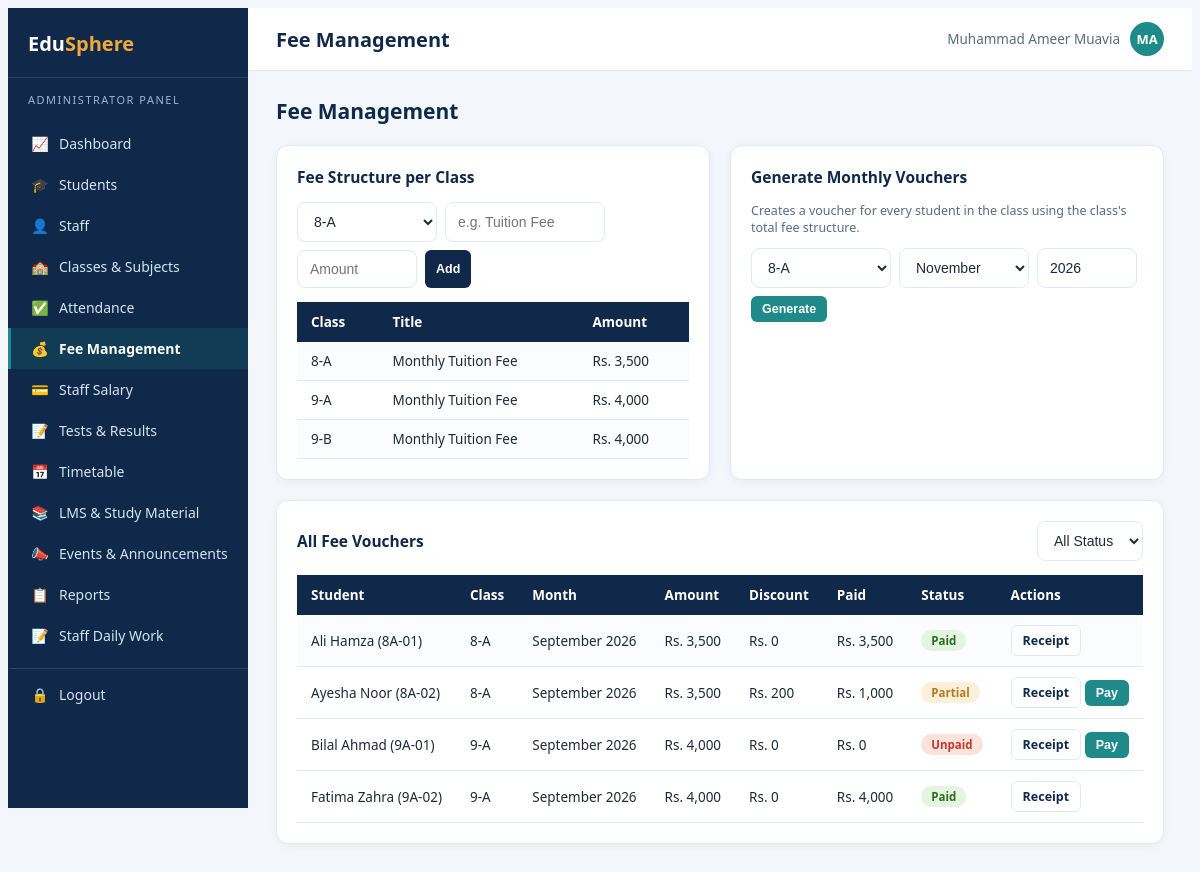
The app's page /accountant/fees.php (signed in) with its own data.
### tables this page shows
CREATE TABLE fee_structures (
    id INT PRIMARY KEY AUTO_INCREMENT,
    class_id INT NOT NULL,
    title VARCHAR(60) NOT NULL,
    amount DECIMAL(10,2) NOT NULL,
    FOREIGN KEY (class_id) REFERENCES classes(id) ON DELETE CASCADE
);

CREATE TABLE classes (
    id INT PRIMARY KEY AUTO_INCREMENT,
    name VARCHAR(30) NOT NULL,
    section VARCHAR(10) NOT NULL,
    UNIQUE KEY uq_class (name, section)
);

CREATE TABLE fee_vouchers (
    id INT PRIMARY KEY AUTO_INCREMENT,
    student_id INT NOT NULL,
    month INT NOT NULL,
    year INT NOT NULL,
    amount DECIMAL(10,2) NOT NULL,
    discount DECIMAL(10,2) DEFAULT 0,
    paid_amount DECIMAL(10,2) DEFAULT 0,
    due_date DATE,
    status ENUM('Unpaid','Partial','Paid') DEFAULT 'Unpaid',
    created_at TIMESTAMP DEFAULT CURRENT_TIMESTAMP,
    FOREIGN KEY (student_id) REFERENCES students(id) ON DELETE CASCADE
);

CREATE TABLE users (
    id INT PRIMARY KEY AUTO_INCREMENT,
    name VARCHAR(100) NOT NULL,
    email VARCHAR(100) NOT NULL UNIQUE,
    password VARCHAR(255) NOT NULL,
    role_id INT NOT NULL,
    phone VARCHAR(20),
    photo VARCHAR(255) DEFAULT NULL,
    status ENUM('active','inactive') DEFAULT 'active',
    created_at TIMESTAMP DEFAULT CURRENT_TIMESTAMP,
    FOREIGN KEY (role_id) REFERENCES roles(id)
);

CREATE TABLE students (
    id INT PRIMARY KEY AUTO_INCREMENT,
    user_id INT NOT NULL,
    class_id INT NOT NULL,
    roll_no VARCHAR(20) NOT NULL,
    dob DATE,
    gender ENUM('Male','Female','Other'),
    guardian_name VARCHAR(100),
    guardian_phone VARCHAR(20),
    parent_user_id INT DEFAULT NULL,
    address VARCHAR(255),
    admission_date DATE DEFAULT (CURRENT_DATE),
    FOREIGN KEY (user_id) REFERENCES users(id) ON DELETE CASCADE,
    FOREIGN KEY (class_id) REFERENCES classes(id),
    FOREIGN KEY (parent_user_id) REFERENCES users(id) ON DELETE SET NULL
);

### config/functions.php (called while the page is built, shortened)
<?php
function e($str) {
    return htmlspecialchars($str ?? '', ENT_QUOTES, 'UTF-8');
}
function current_role() {
    return $_SESSION['role'] ?? null;
}
function root() { return '../'; }
function fmt_money($amount) {
    return 'Rs. ' . number_format((float)$amount, 0);
}
function month_name($m) {
    return date('F', mktime(0, 0, 0, (int)$m, 1));
}

### accountant/fees.php (the view, shortened to what this page needs)
<?php
require_once '../config/db.php';
require_once '../config/functions.php';
$pageTitle = 'Fee Management';
$activeMenu = 'fees.php';
$classes = $conn->query('SELECT * FROM classes ORDER BY name, section');
$structures = $conn->query("SELECT fs.*, c.name cname, c.section FROM fee_structures fs JOIN classes c ON fs.class_id=c.id ORDER BY c.name");
$sql = "SELECT v.*, s.roll_no, u.name, c.name cname, c.section
        FROM fee_vouchers v JOIN students s ON v.student_id=s.id JOIN users u ON s.user_id=u.id JOIN classes c ON s.class_id=c.id
        WHERE 1=1";
$sql .= " ORDER BY v.year DESC, v.month DESC, c.name, s.roll_no";
$vouchers = $conn->query($sql);
include '../includes/header.php';
?>
<div class="page-head"><h2>Fee Management</h2></div>
<div class="grid-2" style="margin-bottom:20px;">
    <div class="card">
        <div class="card-title">Fee Structure per Class</div>
        <form method="post" style="display:flex;gap:8px;margin-bottom:14px;flex-wrap:wrap;">
            <select class="form-control" name="class_id" required style="max-width:140px;">
                <?php $classes->data_seek(0); while ($c = $classes->fetch_assoc()): ?>
                    <option value="<?= $c['id'] ?>"><?= e($c['name'].'-'.$c['section']) ?></option>
                <?php endwhile; ?>
            </select>
            <input class="form-control" name="title" placeholder="e.g. Tuition Fee" required style="max-width:160px;">
            <input class="form-control" type="number" step="0.01" name="amount" placeholder="Amount" required style="max-width:120px;">
            <button class="btn btn-primary btn-sm">Add</button>
        </form>
        <table class="tbl">
            <tr><th>Class</th><th>Title</th><th>Amount</th></tr>
            <?php while ($s = $structures->fetch_assoc()): ?>
                <tr><td><?= e($s['cname'].'-'.$s['section']) ?></td><td><?= e($s['title']) ?></td><td><?= fmt_money($s['amount']) ?></td></tr>
            <?php endwhile; ?>
        </table>
    </div>
    <div class="card">
        <div class="card-title">Generate Monthly Vouchers</div>
        <p class="muted" style="font-size:12.5px;margin-bottom:12px;">Creates a voucher for every student in the class using the class's total fee structure.</p>
        <form method="post" style="display:flex;gap:8px;flex-wrap:wrap;">
            <select class="form-control" name="gen_class_id" required style="max-width:140px;">
                <?php $classes->data_seek(0); while ($c = $classes->fetch_assoc()): ?>
                    <option value="<?= $c['id'] ?>"><?= e($c['name'].'-'.$c['section']) ?></option>
                <?php endwhile; ?>
            </select>
            <select class="form-control" name="gen_month" style="max-width:130px;">
                <?php for ($m=1;$m<=12;$m++): ?><option value="<?= $m ?>" <?= $m==date('n')?'selected':'' ?>><?= month_name($m) ?></option><?php endfor; ?>
            </select>
            <input class="form-control" type="number" name="gen_year" value="<?= date('Y') ?>" style="max-width:100px;">
            <button class="btn btn-teal btn-sm">Generate</button>
        </form>
    </div>
</div>
<div class="card">
    <div class="page-head" style="margin-bottom:14px;">
        <div class="card-title" style="margin:0;">All Fee Vouchers</div>
        <form method="get">
            <select class="form-control btn-sm" name="status" onchange="this.form.submit()">
                <option value="">All Status</option>
            </select>
        </form>
    </div>
    <div class="table-wrap">
    <table class="tbl">
        <tr><th>Student</th><th>Class</th><th>Month</th><th>Amount</th><th>Discount</th><th>Paid</th><th>Status</th><th>Actions</th></tr>
        <?php if ($vouchers->num_rows === 0): ?><tr><td colspan="8" class="text-center muted">No vouchers found.</td></tr>
        <?php else: while ($v = $vouchers->fetch_assoc()):
            $badge = ['Paid'=>'badge-green','Partial'=>'badge-amber','Unpaid'=>'badge-red'][$v['status']]; ?>
            <tr>
                <td><?= e($v['name']) ?> (<?= e($v['roll_no']) ?>)</td>
                <td><?= e($v['cname'].'-'.$v['section']) ?></td>
                <td><?= month_name($v['month']).' '.$v['year'] ?></td>
                <td><?= fmt_money($v['amount']) ?></td>
                <td><?= fmt_money($v['discount']) ?></td>
                <td><?= fmt_money($v['paid_amount']) ?></td>
                <td><span class="badge <?= $badge ?>"><?= e($v['status']) ?></span></td>
                <td style="white-space:nowrap;">
                    <a href="../admin/receipt.php?id=<?= $v['id'] ?>" target="_blank" class="btn btn-outline btn-sm">Receipt</a>
                    <?php if ($v['status'] !== 'Paid'): ?>
                        <button class="btn btn-teal btn-sm" onclick="document.getElementById('pay<?= $v['id'] ?>').style.display='inline-flex'">Pay</button>
                    <?php endif; ?>
                </td>
            </tr>
            <?php if ($v['status'] !== 'Paid'): ?>
            <tr id="pay<?= $v['id'] ?>" style="display:none;">
                <td colspan="8">
                    <form method="post" style="display:flex;gap:8px;align-items:center;">
                        <?= csrf_field() ?><input type="hidden" name="form" value="payment"><input type="hidden" name="voucher_id" value="<?= $v['id'] ?>">
                        <span class="muted">Record payment:</span>
                        <input class="form-control" type="number" step="0.01" name="amount_paid" placeholder="Amount" required style="max-width:130px;">
                        <select class="form-control" name="method" style="max-width:120px;">
                            <option>Cash</option><option>Bank</option><option>Online</option>
                        </select>
                        <button class="btn btn-primary btn-sm">Save Payment</button>
                    </form>
                </td>
            </tr>
            <?php endif; endwhile; endif; ?>
    </table>
    </div>
</div>
<?php include '../includes/footer.php'; ?>

### includes/header.php (shortened to what this page needs)
<?php
$role = current_role();
$menus = [
    'admin' => [
        ['dashboard.php', 'Dashboard', '&#128200;'],
        ['students.php', 'Students', '&#127891;'],
        ['staff.php', 'Staff', '&#128100;'],
        ['classes.php', 'Classes & Subjects', '&#127979;'],
        ['attendance.php', 'Attendance', '&#9989;'],
        ['fees.php', 'Fee Management', '&#128176;'],
        ['payroll.php', 'Staff Salary', '&#128179;'],
        ['exams.php', 'Tests & Results', '&#128221;'],
        ['timetable.php', 'Timetable', '&#128197;'],
        ['materials.php', 'LMS & Study Material', '&#128218;'],
        ['events.php', 'Events & Announcements', '&#128227;'],
        ['reports.php', 'Reports', '&#128203;'],
        ['tasks.php', 'Staff Daily Work', '&#128221;'],
    ],
    'teacher' => [
        ['dashboard.php', 'Dashboard', '&#128200;'],
        ['attendance.php', 'Mark Attendance', '&#9989;'],
        ['marks.php', 'Enter Marks', '&#128221;'],
        ['materials.php', 'Study Material', '&#128218;'],
        ['assignments.php', 'Assignments', '&#128203;'],
        ['timetable.php', 'My Timetable', '&#128197;'],
        ['worklog.php', 'Daily Work Log', '&#128203;'],
        ['contact_log.php', 'Parent Contact Log', '&#128222;'],
    ],
    'student' => [
        ['dashboard.php', 'Dashboard', '&#128200;'],
        ['attendance.php', 'My Attendance', '&#9989;'],
        ['results.php', 'My Results', '&#128221;'],
        ['materials.php', 'Study Material', '&#128218;'],
        ['assignments.php', 'Assignments', '&#128203;'],
        ['timetable.php', 'Timetable', '&#128197;'],
        ['events.php', 'Events', '&#128227;'],
    ],
    'parent' => [
        ['dashboard.php', 'Dashboard', '&#128200;'],
        ['attendance.php', 'Attendance Report', '&#9989;'],
        ['results.php', 'Results', '&#128221;'],
        ['fees.php', 'Fee Status', '&#128176;'],
        ['reports.php', 'Monthly Report', '&#128203;'],
        ['messages.php', 'Message Teacher', '&#128172;'],
        ['events.php', 'Events', '&#128227;'],
    ],
    'accountant' => [
        ['dashboard.php', 'Dashboard', '&#128200;'],
        ['fees.php', 'Fee Management', '&#128176;'],
        ['vouchers.php', 'Voucher & Receipts', '&#129534;'],
        ['payroll.php', 'Staff Payroll', '&#128179;'],
    ],
];
$roleLabels = ['admin' => 'Administrator', 'teacher' => 'Teacher', 'student' => 'Student', 'parent' => 'Parent', 'accountant' => 'Accountant'];
$initials = '';
foreach (explode(' ', $_SESSION['name'] ?? '') as $w) { $initials .= strtoupper(substr($w, 0, 1)); }
$initials = substr($initials, 0, 2);
?>
<!DOCTYPE html>
<html lang="en">
<head>
<link rel="stylesheet" href="<?= root() ?>assets/css/style.css">
</head>
<body>
<div class="app-shell">
    <aside class="sidebar">
        <div class="brand">Edu<span>Sphere</span></div>
        <div class="role-tag"><?= e($roleLabels[$role] ?? $role) ?> Panel</div>
        <nav>
            <?php foreach ($menus[$role] as $item): ?>
                <a href="<?= e($item[0]) ?>" class="<?= ($activeMenu ?? '') === $item[0] ? 'active' : '' ?>">
                    <span class="icon"><?= $item[2] ?></span> <?= e($item[1]) ?>
                </a>
            <?php endforeach; ?>
            <a href="<?= root() ?>logout.php" style="margin-top:12px;border-top:1px solid rgba(255,255,255,0.12);padding-top:16px;">
                <span class="icon">&#128274;</span> Logout
            </a>
        </nav>
    </aside>
    <div class="main">
        <div class="topbar no-print">
            <h1><?= e($pageTitle ?? '') ?></h1>
            <div class="user-chip">
                <span><?= e($_SESSION['name'] ?? '') ?></span>
                <div class="avatar"><?= e($initials) ?></div>
            </div>
        </div>
        <div class="content">

### includes/footer.php
        </div>
    </div>
</div>
</body>
</html>

### assets/css/style.css (style rules this page uses)
:root { --navy: #10294A; --navy-light: #1B3A63; --teal: #1F8A8A; --amber: #F2A93B; --coral: #E4572E; --blue: #2F5D8C; --bg: #F3F6FA; --text: #1F2A37; --muted: #5B6B7F; --border: #E3E9F2; }
* { box-sizing: border-box; }
body { background: var(--bg); color: var(--text); font-family: 'Segoe UI', Calibri, Arial, sans-serif; font-size: 15px; }
a { text-decoration: none; }
.app-shell { display: flex; min-height: 100vh; }
.sidebar { width: 240px; background: var(--navy); color: #fff; flex-shrink: 0; padding: 22px 0; position: sticky; top: 0; height: 100vh; overflow-y: auto; }
.sidebar .brand { padding: 0 20px 20px; font-weight: 800; font-size: 20px; border-bottom: 1px solid rgba(255,255,255,0.12); margin-bottom: 14px; }
.sidebar .brand span { color: var(--amber); }
.sidebar .role-tag { padding: 0 20px 16px; font-size: 11px; text-transform: uppercase; letter-spacing: 1.5px; color: #9EB4D4; }
.sidebar nav a { display: flex; align-items: center; gap: 10px; color: #D7E2F2; padding: 11px 20px; font-size: 14px; border-left: 3px solid transparent; }
.sidebar nav a.active { background: rgba(31,138,138,0.18); border-left-color: var(--teal); color: #fff; font-weight: 600; }
.sidebar .icon { width: 18px; text-align: center; }
.main { flex: 1; min-width: 0; }
.topbar { background: #fff; border-bottom: 1px solid var(--border); padding: 14px 28px; display: flex; justify-content: space-between; align-items: center; }
.topbar h1 { font-size: 20px; font-weight: 700; color: var(--navy); margin: 0; }
.topbar .user-chip { display: flex; align-items: center; gap: 10px; font-size: 13.5px; color: var(--muted); }
.avatar { width: 34px; height: 34px; border-radius: 50%; background: var(--teal); color: #fff; display: flex; align-items: center; justify-content: center; font-weight: 700; font-size: 13px; }
.content { padding: 26px 28px; }
.card { background: #fff; border-radius: 12px; border: 1px solid var(--border); box-shadow: 0 2px 10px rgba(16,41,74,0.04); padding: 20px; }
.card-title { font-weight: 700; color: var(--navy); font-size: 15.5px; margin-bottom: 14px; }
.grid-2 { display: grid; grid-template-columns: 1fr 1fr; gap: 20px; }
.btn { display: inline-flex; align-items: center; gap: 6px; padding: 9px 16px; border-radius: 8px; font-size: 13.5px; font-weight: 600; border: none; cursor: pointer; text-decoration: none; }
.btn-primary { background: var(--navy); color: #fff; }
.btn-teal { background: var(--teal); color: #fff; }
.btn-outline { background: #fff; color: var(--navy); border: 1px solid var(--border); }
.btn-sm { padding: 6px 11px; font-size: 12.5px; border-radius: 6px; }
.form-control { width: 100%; padding: 10px 12px; border: 1px solid var(--border); border-radius: 8px; font-size: 14px; background: #fff; color: var(--text); }
.table-wrap { overflow-x: auto; }
table.tbl { width: 100%; border-collapse: collapse; font-size: 13.5px; }
table.tbl th { background: var(--navy); color: #fff; text-align: left; padding: 11px 14px; font-weight: 600; white-space: nowrap; }
table.tbl td { padding: 10px 14px; border-bottom: 1px solid var(--border); vertical-align: middle; }
table.tbl tr:nth-child(even) td { background: #FAFCFE; }
.badge { display: inline-block; padding: 3px 10px; border-radius: 20px; font-size: 11.5px; font-weight: 700; }
.badge-green { background: #E5F3E1; color: #2C6E1F; }
.badge-amber { background: #FDF0DA; color: #B7791F; }
.badge-red { background: #FBE3DC; color: #C0392B; }
.page-head { display: flex; justify-content: space-between; align-items: center; margin-bottom: 20px; flex-wrap: wrap; gap: 10px; }
.page-head h2 { font-size: 21px; font-weight: 700; color: var(--navy); margin: 0; }
.muted { color: var(--muted); }

### records on screen
fee_structures: class.section "8-A", title "Monthly Tuition Fee", amount "Rs. 3,500"
fee_structures: class.section "9-A", title "Monthly Tuition Fee", amount "Rs. 4,000"
fee_structures: class.section "9-B", title "Monthly Tuition Fee", amount "Rs. 4,000"
fee_vouchers: users.name "Ali Hamza", student.roll_no "8A-01", classes.name+section "8-A", month "September", year "2026", amount "Rs. 3,500", discount "Rs. 0", paid_amount "Rs. 3,500", status "Paid"
fee_vouchers: users.name "Ayesha Noor", student.roll_no "8A-02", classes.name+section "8-A", month "September", year "2026", amount "Rs. 3,500", discount "Rs. 200", paid_amount "Rs. 1,000", status "Partial"
fee_vouchers: users.name "Bilal Ahmad", student.roll_no "9A-01", classes.name+section "9-A", month "September", year "2026", amount "Rs. 4,000", discount "Rs. 0", paid_amount "Rs. 0", status "Unpaid"
fee_vouchers: users.name "Fatima Zahra", student.roll_no "9A-02", classes.name+section "9-A", month "September", year "2026", amount "Rs. 4,000", discount "Rs. 0", paid_amount "Rs. 4,000", status "Paid"

### other values on screen
$roleLabels[$role] "ADMINISTRATOR"
$item[2] "📈"
$item[1] "Dashboard"
$item[2] "🎓"
$item[1] "Students"
$item[2] "👤"
$item[1] "Staff"
$item[2] "🏫"
$item[1] "Classes & Subjects"
$item[2] "✅"
$item[1] "Attendance"
$item[2] "💰"
$item[1] "Fee Management"
$item[2] "💳"
$item[1] "Staff Salary"
